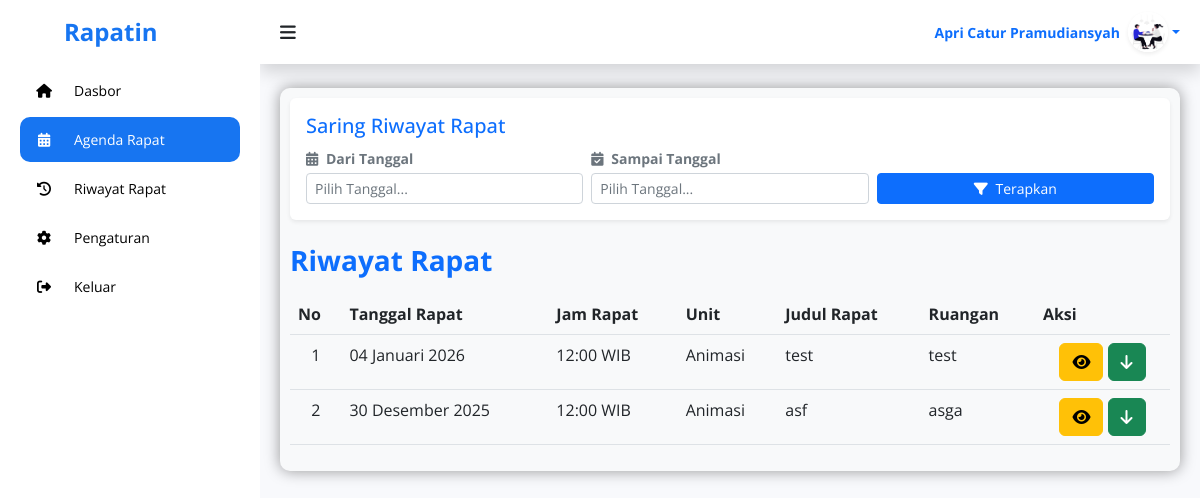
The page /peserta/history.php (signed in) on the database its author committed.
### tables this page shows
CREATE TABLE `users` (
  `id_user` int NOT NULL,
  `nim` varchar(20) NOT NULL,
  `nama_lengkap` varchar(255) NOT NULL,
  `email` varchar(255) NOT NULL,
  `password` varchar(255) NOT NULL,
  `role` enum('Ketua','Peserta','Admin') NOT NULL,
  `unit_id` int DEFAULT NULL,
  `profile_pic` varchar(255) DEFAULT NULL
);

CREATE TABLE `agenda_rapat` (
  `id_rapat` int NOT NULL,
  `tanggal_rapat` date NOT NULL,
  `jam_rapat` time NOT NULL,
  `judul_rapat` varchar(255) NOT NULL,
  `ruang_rapat` varchar(100) DEFAULT NULL,
  `keterangan` text,
  `notulen_file` varchar(255) DEFAULT NULL,
  `id_unit` int NOT NULL,
  `id_pembuat` int NOT NULL,
  `status` enum('aktif','dibatalkan') DEFAULT 'aktif'
);

CREATE TABLE `unit` (
  `id_unit` int NOT NULL,
  `nama_unit` varchar(255) NOT NULL
);

### peserta/history.php (the view, shortened to what this page needs)
<?php
include '../php/koneksi.php';
$id_user = mysqli_real_escape_string($koneksi, $_SESSION['id_user']);
function tgl_indo($tanggal){
  $bulan = array (
    1 =>   'Januari', 'Februari', 'Maret', 'April', 'Mei', 'Juni',
    'Juli', 'Agustus', 'September', 'Oktober', 'November', 'Desember'
  );
  $pecahkan = explode('-', $tanggal);
  return $pecahkan[2] . ' ' . $bulan[ (int)$pecahkan[1] ] . ' ' . $pecahkan[0];
}
$id_user_login = $_SESSION['id_user'];
$sql_user_info = "SELECT nama_lengkap, profile_pic FROM users WHERE id_user = '$id_user_login'";
$q_user_info = mysqli_query($koneksi, $sql_user_info);
$d_user_info = mysqli_fetch_assoc($q_user_info);
$nama_user = $d_user_info['nama_lengkap'] ?? "Ketua Prodi";
$foto_db   = $d_user_info['profile_pic'] ?? null;
$path_foto_target = "../assets/img/profile/" . $foto_db;
$tampilkan_foto = false;
if (!empty($foto_db) && file_exists($path_foto_target)) {
    $tampilkan_foto = true;
}
$words = explode(" ", $nama_user);
$initials = "";
if (count($words) >= 1) {
    $initials .= strtoupper(substr($words[0], 0, 1));
    if (count($words) > 1) {
        $initials .= strtoupper(substr(end($words), 0, 1));
    }
} else {
    $initials = "KP";
}
$now_datetime = date('Y-m-d H:i:s');
$list_riwayat = [];
$tgl_awal  = isset($_POST['tgl_awal']) ? $_POST['tgl_awal'] : null;
$tgl_akhir = isset($_POST['tgl_akhir']) ? $_POST['tgl_akhir'] : null;
$sql_read = "
    SELECT
        ar.id_rapat,
        ar.tanggal_rapat,
        ar.jam_rapat,
        ar.judul_rapat,
        ar.keterangan,
        ar.notulen_file,
        ar.ruang_rapat,
        o.nama_unit
    FROM
        agenda_rapat ar
    JOIN
        peserta_rapat pr ON ar.id_rapat = pr.id_rapat
    LEFT JOIN
        unit o ON ar.id_unit = o.id_unit
    WHERE
        pr.id_user = '$id_user'
        AND CONCAT(ar.tanggal_rapat, ' ', ar.jam_rapat) <= '$now_datetime' AND ar.status = 'aktif'";
$sql_read .= " ORDER BY ar.tanggal_rapat DESC, ar.jam_rapat DESC";
$q_read = mysqli_query($koneksi, $sql_read);
while ($r_read = mysqli_fetch_assoc($q_read)) {
    $list_riwayat[] = $r_read;
}
?>
<!DOCTYPE html>
<html lang="en">
  <head>
    <link rel="stylesheet" href="https://cdn.jsdelivr.net/npm/flatpickr/dist/flatpickr.min.css">
    <link rel="stylesheet" href="https://cdnjs.cloudflare.com/ajax/libs/font-awesome/6.4.0/css/all.min.css"/>
    <link rel="stylesheet" href="https://cdn.jsdelivr.net/npm/bootstrap@5.2.3/dist/css/bootstrap.min.css"/>
    <link rel="stylesheet" href="https://cdn.datatables.net/2.3.4/css/dataTables.bootstrap5.css"/>
    <link rel="stylesheet" href="https://cdn.datatables.net/responsive/2.3.4/css/responsive.bootstrap5.min.css"/>
    <link rel="stylesheet" href="../assets/peserta.css" />
    <link rel="stylesheet" href="https://unpkg.com/aos@next/dist/aos.css" />
  </head>
<body>
    <section id="sidebar">
        <a href="../index.html" data-aos="fade-down" class="logo ps-3"><i class='ps-5'></i> Rapatin</a>
        <ul class="side-menu" data-aos="fade-right">
            <li><a href="dashboard.php"><i class="fa-solid fa-home icon"></i> Dasbor</a></li>
            <li><a href="agenda.php" class="active"><i class="fa-solid fa-calendar-days icon"></i> Agenda Rapat</a></li>
            <li><a href="history.php"><i class="fa-solid fa-clock-rotate-left icon"></i> Riwayat Rapat</a></li>
            <li><a href="pengaturan.php"><i class="fa-solid fa-gear icon"></i> Pengaturan</a></li>
            <li><a href="logout.php"><i class="fa-solid fa-right-from-bracket icon"></i> Keluar</a></li>
        </ul>
    </section>
    <section id="content">
		<nav class="atas mb-4 shadow">
            <i data-aos="fade-right" class='fa-solid fa-bars toggle-sidebar'></i>
            <div class="d-flex align-items-center" data-aos="fade-left">
                <div class="dropdown">
                    <a href="#" class="d-flex align-items-center text-decoration-none dropdown-toggle hide-arrow" id="profileDropdown" data-bs-toggle="dropdown" aria-expanded="false">
                        <span class="me-2 d-none d-lg-inline text-gray-600 small fw-bold">
                            <?php echo $nama_user; ?>
                        </span>
                        <?php if ($tampilkan_foto): ?>
                            <img src="../assets/img/profile/<?= $foto_db; ?>"
                                 alt="Profile"
                                 class="rounded-circle object-fit-cover shadow-sm"
                                 style="width: 40px; height: 40px;">
                        <?php else: ?>
                            <div class="img-profile-initials">
                                <?php echo $initials; ?>
                            </div>
                        <?php endif; ?>
                    </a>
                </div>
            </div>
        </nav>
        <main>
            <div data-aos="fade-down" class="rapat bg-light">
                <div class="card border-0 shadow-sm mb-4">
                    <div class="card-body p-3">
                        <h5 class="text-primary">Saring Riwayat Rapat</h5>
                        <form action="" method="POST">
                            <div class="row align-items-end g-2">
                                <div class="col-md-4">
                                    <label class="form-label small fw-bold text-muted mb-1"><i class="fa-solid fa-calendar-days me-1"></i> Dari Tanggal</label>
                                    <input type="text" name="tgl_awal" class="form-control form-control-sm input-tanggal" value="<?php echo $tgl_awal; ?>" placeholder="Pilih Tanggal..." autocomplete="off">
                                </div>
                                <div class="col-md-4">
                                    <label class="form-label small fw-bold text-muted mb-1"><i class="fa-solid fa-calendar-check me-1"></i> Sampai Tanggal</label>
                                    <input type="text" name="tgl_akhir" class="form-control form-control-sm input-tanggal" value="<?php echo $tgl_akhir; ?>" placeholder="Pilih Tanggal..." autocomplete="off">
                                </div>
                                <div class="col-md-4 d-flex gap-2">
                                    <button type="submit" class="btn btn-primary btn-sm flex-grow-1">
                                        <i class="fa-solid fa-filter me-1"></i> Terapkan
                                    </button>
                                </div>
                            </div>
                        </form>
                    </div>
                </div>
                <div class="d-flex justify-content-between align-items-center mb-3 page-header-mobile">
                    <h2 class="text-primary fw-bold m-0 fs-3">Riwayat Rapat</h2>
                </div>
                <table id="tabel-rapat" class="table table-hover nowrap" style="width:100%">
                    <thead>
                        <tr>
                            <th>No</th>
                            <th>Tanggal Rapat</th>
                            <th>Jam Rapat</th>
                            <th>Unit</th>
                            <th>Judul Rapat</th>
                            <th>Ruangan</th>
                            <th>Aksi</th>
                        </tr>
                    </thead>
                    <tbody>
                        <?php $no = 1; foreach ($list_riwayat as $rapat) : ?>
                          <tr>
                            <td class="text-center"><?php echo $no++; ?></td>
                            <td><?php echo htmlspecialchars(tgl_indo($rapat['tanggal_rapat'])); ?></td>
                            <td><?php echo htmlspecialchars(date('H:i', strtotime($rapat['jam_rapat'])) . ' WIB'); ?></td>
                            <td><?php echo htmlspecialchars($rapat['nama_unit']); ?></td>
                            <td><?php echo htmlspecialchars($rapat['judul_rapat']); ?></td>
                            <td><?php echo htmlspecialchars($rapat['ruang_rapat']); ?></td>
                            <td class="text-center">
                              <button type="button" class="btn btn-warning aksi view-rapat-btn" data-bs-toggle="modal" data-bs-target="#viewModal" data-id="<?php echo htmlspecialchars($rapat['id_rapat']); ?>" title="Lihat Detail Rapat"><i class="fa-solid fa-eye"></i></button>
                              <button type="button" class="btn btn-success aksi print-rapat-detail-btn" title="Download Detail Rapat PDF" data-id="<?php echo $rapat['id_rapat']; ?>"><i class="fa-solid fa-arrow-down"></i></button>
                            </td>
                          </tr>
                        <?php endforeach; ?>
                    </tbody>
                </table>
            </div>
        </main>
      </section>
</body>
</html>

### assets/peserta.css (style rules this page uses)
* { font-family: 'Open Sans', sans-serif; margin: 0; padding: 0; box-sizing: border-box; }
:root { --abu: #f8f9fc; --putih: #fff; --hitam: #000; --biru: #1775F1; --merah: #b23b3b; }
html { overflow-x: hidden; }
body { background: var(--abu); overflow-x: hidden; }
main { width: 100%; padding: 84px 20px 20px 20px; }
a { text-decoration: none; }
li { list-style: none; }
#sidebar { position: fixed; max-width: 260px; width: 100%; background: var(--putih); top: 0; left: 0; height: 100%; overflow-y: auto; scrollbar-width: none; transition: all .3s ease; z-index: 1002; }
#sidebar .logo { font-size: 24px; display: flex; align-items: center; height: 64px; font-weight: 700; color: var(--biru); position: sticky; top: 0; left: 0; z-index: 100; background: var(--putih); transition: all .3s ease; padding: 0 6px; }
#sidebar .icon { min-width: 48px; display: flex; justify-content: center; align-items: center; margin-right: 6px; }
#sidebar .side-menu { padding: 0 20px; transition: all .3s ease; }
#sidebar .side-menu a { display: flex; align-items: center; font-size: 14px; color: var(--hitam); padding: 12px 16px 12px 0; transition: all .3s ease; border-radius: 10px; margin: 4px 0; white-space: nowrap; }
#sidebar .side-menu > li > a.active, #sidebar .side-menu > li > a.active:hover { background: var(--biru); color: var(--putih); }
#content { position: relative; width: calc(100% - 260px); left: 260px; transition: all .3s ease; padding-top: 64px; }
nav.atas { display: flex; justify-content: space-between; align-items: center; }
.atas { background: var(--putih); height: 64px; padding: 0 20px; display: flex; align-items: center; grid-gap: 28px; position: fixed; top: 0; right: 0; width: calc(100% - 260px); z-index: 1000; transition: all .3s ease; }
nav .toggle-sidebar { font-size: 18px; cursor: pointer; position: relative; z-index: 1001; }
main { width: 100%; padding: 24px 20px 20px 20px; }
main .rapat { box-shadow: 0 0 15px 0 rgba(0, 0, 0, 0.4); border-radius: 10px; padding: 10px; }

### rows shown on the page
users: nama_lengkap "Apri Catur Pramudiansyah", profile_pic (picture)
agenda_rapat: tanggal_rapat "04 Januari 2026", jam_rapat "12:00 WIB", id_unit.nama_unit "Animasi", judul_rapat "test", ruang_rapat "test"
agenda_rapat: tanggal_rapat "30 Desember 2025", jam_rapat "12:00 WIB", id_unit.nama_unit "Animasi", judul_rapat "asf", ruang_rapat "asga"
